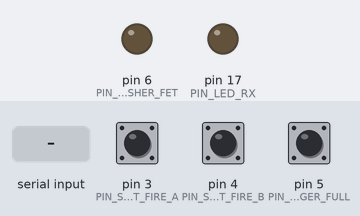
This sketch was run on a simulated Arduino Uno, built with avr-gcc and run on an emulated ATmega328P. Parts: output pins drawn as LEDs (lit = HIGH). The inputs (shaded band) are chosen by the test bench; at power-on: pin 5 (PIN_TRIGGER_FULL) HIGH, pin 3 (PIN_SELECT_FIRE_A) HIGH, pin 4 (PIN_SELECT_FIRE_B) HIGH. EEPROM starts erased; what the sketch prints to the serial monitor is not drawn.

Above: at 1.2 s.
1.3 s: pin 5 (PIN_TRIGGER_FULL) pulled LOW for 0.15 s
2.9 s: "?" received over Serial
Timing chart, 0 to 5.9 s (numbered marks = the images above; inputs shaded):
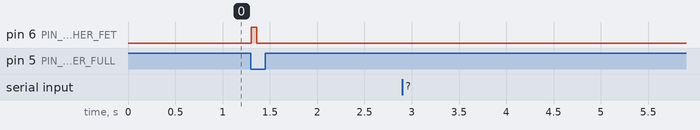

The sketch:

brushed_select_fire_code.ino
```cpp
/*
 * Swordfish Firmware
 * (c) 2019 Michael Ireland (Airzone)
 *
 * No commercial use allowed
 *
 * Use at your own risk
 *
 */

#include <Bounce2.h>
#include <EEPROM.h>

// Pin Definitions
#define PIN_SELECT_FIRE_A 3
#define PIN_SELECT_FIRE_B 4
#define PIN_TRIGGER_FULL 5
#define PIN_PUSHER_FET 6
#define PIN_LED_RX 17


// Configuration Options
byte BatteryS = 3;
byte BurstSize = 2;
byte TargetDPSBurst = 10;
byte TargetDPSAuto = 10;

// Modes
#define MODE_NORMAL 1
byte SystemMode = MODE_NORMAL;


// Pusher Controls
// Pusher 3S
#define PULSE_ON_TIME_3S 55
#define PULSE_RETRACT_TIME_3S 70
// Pusher 4S
#define PULSE_ON_TIME_4S 25   //15
#define PULSE_RETRACT_TIME_4S 85   //25
int PulseOnTime;
int PulseRetractTime;
#define SOLENOID_CYCLE_IDLE 0
#define SOLENOID_CYCLE_PULSE 1
#define SOLENOID_CYCLE_RETRACT 2
#define SOLENOID_CYCLE_COOLDOWN 3
byte CurrentSolenoidCyclePosition = SOLENOID_CYCLE_IDLE;
unsigned long LastSolenoidCycleStarted = 0;


// Firing Controls
#define FIRE_MODE_SINGLE 0
#define FIRE_MODE_BURST 1
#define FIRE_MODE_AUTO 2
#define FIRE_MODE_AUTO_LASTSHOT 3
#define FIRE_MODE_IDLE 4
byte CurrentFireMode = FIRE_MODE_SINGLE; // This is the user request based on the button state
byte ProcessingFireMode = FIRE_MODE_IDLE; // This is what will actually be fired.
bool ExecuteFiring = false; // Set to true when the Solenoid is supposed to move
int TimeBetweenShots = 0; // Calculated to lower ROF
long ShotsToFire = 0; // Number of shots in the queue
unsigned long LastShot = 0; // When the last shot took place.
byte TargetDPS = 10; // This is what the solenoid will operate at.
bool RequestShot = false; // Set to true to request the firing sequence to commence
bool RequestAutoStop = false; // Set to true to stop Full Auto


// Inputs
#define DebounceWindow 5 // Debounce Window = 5ms
Bounce FireFullTriggerBounce = Bounce();
Bounce ModeSelectABounce = Bounce();
Bounce ModeSelectBBounce = Bounce();


// Physical Switch Status
bool RevTriggerPressed = false; // Rev Trigger is Depressed
bool FireFullTriggerPressed = false; // Fire Trigger is Depressed
bool FireHalfTriggerPressed = false; // Fire Trigger is Depressed
bool ConfigModePressed = false; // Config button is Depressed


// Battery Controls
#define BATTERY_3S_MIN 9.6
#define BATTERY_3S_MAX 12.6
#define BATTERY_4S_MIN 12.8
#define BATTERY_4S_MAX 16.8
#define BATTERY_CALFACTOR 0.0 // Adjustment for calibration.
float BatteryMaxVoltage;
float BatteryMinVoltage;
float BatteryCurrentVoltage = 99.0;
bool BatteryFlat = false;


// Serial Comms
#define SERIAL_INPUT_BUFFER_MAX 25
char SerialInputBuffer[SERIAL_INPUT_BUFFER_MAX];
byte SavedMode = FIRE_MODE_SINGLE;
byte SavedBurstSize = 0;
bool HasSavedMode = false;
bool AutoFire = false;
int AutoFireMotorSpeed = 0;


// EEPROM Addresses
#define ADDR_BURST_SIZE 0
#define ADDR_DPS_BURST 1
#define ADDR_DPS_AUTO 2
#define ADDR_MOTOR_FULL 3
#define ADDR_MOTOR_HALF 4

void setup() {
  // Setial startup
  Serial.begin( 57600 ); // Debugging
  Serial.println( F("Booting") );

  // Set up debouncing
  Serial.println( F("Configuring Debouncing") );

  pinMode(PIN_TRIGGER_FULL, INPUT_PULLUP);
  FireFullTriggerBounce.attach( PIN_TRIGGER_FULL );
  FireFullTriggerBounce.interval( DebounceWindow );

  pinMode(PIN_SELECT_FIRE_A, INPUT_PULLUP);
  ModeSelectABounce.attach( PIN_SELECT_FIRE_A );
  ModeSelectABounce.interval( DebounceWindow );

  pinMode(PIN_SELECT_FIRE_B, INPUT_PULLUP);
  ModeSelectBBounce.attach( PIN_SELECT_FIRE_B );
  ModeSelectBBounce.interval( DebounceWindow );

  Serial.println( F("Debouncing Configured") );

  // Setup Pusher Outputs
  Serial.println( F("Configuring Pusher FET") );
  pinMode( PIN_PUSHER_FET, OUTPUT );
  digitalWrite( PIN_PUSHER_FET, LOW );


  // LED
  Serial.println( F("Configuring LED") );
  pinMode( PIN_LED_RX, OUTPUT );
  digitalWrite( PIN_LED_RX, LOW );

  Serial.println( F("Loading EEPROM") );
  LoadEEPROM();

  Serial.println( F("Detecting Battery") );
  // Setup Battery
  if( BatteryS == 3 )
  {
    Serial.println( F("Configuring for 3S Battery") );
    PulseOnTime = PULSE_ON_TIME_3S;
    PulseRetractTime = PULSE_RETRACT_TIME_3S;

    BatteryMaxVoltage = BATTERY_3S_MAX;
    BatteryMinVoltage = BATTERY_3S_MIN;
  }
  else
  {
    Serial.println( F("Configuring for 4S Battery") );
    PulseOnTime = PULSE_ON_TIME_4S;
    PulseRetractTime = PULSE_RETRACT_TIME_4S;

    BatteryMaxVoltage = BATTERY_4S_MAX;
    BatteryMinVoltage = BATTERY_4S_MIN;
  }

  SystemMode = MODE_NORMAL;
  Serial.println( F("Booted") );
}


void LoadEEPROM()
{
  bool CorruptData = false;

  BurstSize = EEPROM.read( ADDR_BURST_SIZE );
  TargetDPSBurst = EEPROM.read( ADDR_DPS_BURST );
  TargetDPSAuto = EEPROM.read( ADDR_DPS_AUTO );

  Serial.println( F("Read from EEPROM") );
  Serial.println( BurstSize );
  Serial.println( TargetDPSBurst );
  Serial.println( TargetDPSAuto );

  if( (BurstSize < 1) || (BurstSize > 99) ) CorruptData = true;
  if( (TargetDPSBurst < 1) || (TargetDPSBurst > 99) ) CorruptData = true;
  if( (TargetDPSAuto < 1) || (TargetDPSAuto > 99) ) CorruptData = true;

  FireFullTriggerBounce.update();
  int TriggerStatus = FireFullTriggerBounce.read();
  if( (TriggerStatus == HIGH) || CorruptData )
  {
    Serial.println( F("Something wrong with EEPROM or held trigger while booting") );
    Serial.println( CorruptData );
    Serial.println( TriggerStatus == LOW );
    Serial.println( (TriggerStatus == LOW) || CorruptData );
    BurstSize = 2;
    TargetDPSBurst = 10;
    TargetDPSAuto = 10;

    EEPROM.write( ADDR_BURST_SIZE, BurstSize );
    EEPROM.write( ADDR_DPS_BURST, TargetDPSBurst );
    EEPROM.write( ADDR_DPS_AUTO, TargetDPSAuto );
  }

  Serial.println( F("Initialised") );
  Serial.println( BurstSize );
  Serial.println( TargetDPSBurst );
  Serial.println( TargetDPSAuto );
}


/*
 * This is a boot time init sub to calcualte the Acceleration and
 * deceleration ramp rates of the motors.
 */


void loop() {
  ProcessButtons(); // Get User and Sensor input

  // Process Serial input
  if( ProcessSerialInput() )
  {
    ProcessSerialCommand();
  }

  // Process Firing Controls
  ProcessFiring();
  ProcessSolenoid();
}

bool ProcessSerialInput()
{
  bool SerialDataAvailable = false;
  if( Serial.available() != 0 )
    SerialDataAvailable = true;

  if( !SerialDataAvailable ) return false; // Ignore when there is no serial input

  static byte CurrentBufferPosition = 0;

  while(Serial.available() > 0)
  {
    char NextByte = 0;
    if( Serial.available() != 0 )
      NextByte = Serial.read();
    else
      NextByte = 0; //WTF is this happening??

    switch( NextByte )
    {
      case '#': // Starting new command
        CurrentBufferPosition = 0;
        break;
      case '$': // Ending command
        return true; // Jump out.. There's more data in the buffer, but we can read that next time around.
        break;
      case '?': // Presume help - Simulate DS
        SerialInputBuffer[0] = 'D';
        SerialInputBuffer[1] = 'S';
        return true;
        break;
      default: // Just some stuff coming through
        SerialInputBuffer[ CurrentBufferPosition ] = NextByte; // Insert into the buffer
        CurrentBufferPosition ++; // Move the place to the right
        if( CurrentBufferPosition >= SERIAL_INPUT_BUFFER_MAX ) CurrentBufferPosition = (SERIAL_INPUT_BUFFER_MAX - 1);  // Capture Overflows.
    }
  }

  return false;
}

void ProcessSerialCommand()
{
  char CommandHeader[3]; // Place the header into this buffer
  // Copy it using a lazy way
  CommandHeader[0] = SerialInputBuffer[0];
  CommandHeader[1] = SerialInputBuffer[1];
  CommandHeader[2] = 0;

  // Single Fire Full Command - SF
  if( (strcmp( CommandHeader, "SF" ) == 0) && (SystemMode == MODE_NORMAL) )
  {
    AutoFire = true;
    if( !HasSavedMode )
    {
      HasSavedMode = true;
      SavedMode = CurrentFireMode;
      SavedBurstSize = BurstSize;
    }
    CurrentFireMode = FIRE_MODE_SINGLE;
  }

  // Single Fire Half Command - SH
  if( (strcmp( CommandHeader, "SH" ) == 0) && (SystemMode == MODE_NORMAL) )
  {
    AutoFire = true;
    if( !HasSavedMode )
    {
      HasSavedMode = true;
      SavedMode = CurrentFireMode;
      SavedBurstSize = BurstSize;
    }
    CurrentFireMode = FIRE_MODE_SINGLE;
  }

  // Burst Fire Full Command - BF
  if( (strcmp( CommandHeader, "BF" ) == 0) && (SystemMode == MODE_NORMAL) )
  {
    AutoFire = true;
    if( !HasSavedMode )
    {
      HasSavedMode = true;
      SavedMode = CurrentFireMode;
      SavedBurstSize = BurstSize;
    }
    char IntValue[3] = { SerialInputBuffer[3], SerialInputBuffer[4], 0 };
    BurstSize = constrain( atoi( IntValue ), 1, 99 );
    CurrentFireMode = FIRE_MODE_BURST;
  }

  // Burst Fire Full Command - BH
  if( (strcmp( CommandHeader, "BH" ) == 0) && (SystemMode == MODE_NORMAL) )
  {
    AutoFire = true;
    if( !HasSavedMode )
    {
      HasSavedMode = true;
      SavedMode = CurrentFireMode;
      SavedBurstSize = BurstSize;
    }
    char IntValue[3] = { SerialInputBuffer[3], SerialInputBuffer[4], 0 };
    BurstSize = constrain( atoi( IntValue ), 1, 99 );
    CurrentFireMode = FIRE_MODE_BURST;
  }

  // Burst Size Command - BS
  if( (strcmp( CommandHeader, "BS" ) == 0) && (SystemMode == MODE_NORMAL) )
  {
    char IntValue[3] = { SerialInputBuffer[3], SerialInputBuffer[4], 0 };
    BurstSize = constrain( atoi( IntValue ), 1, 99 );
    EEPROM.write( ADDR_BURST_SIZE, BurstSize );
  }

  // Full Auto Rate Command - FR
  if( (strcmp( CommandHeader, "FR" ) == 0) && (SystemMode == MODE_NORMAL) )
  {
    char IntValue[3] = { SerialInputBuffer[3], SerialInputBuffer[4], 0 };
    TargetDPSAuto = constrain( atoi( IntValue ), 1, 99 );
    EEPROM.write( ADDR_DPS_AUTO, TargetDPSAuto );
  }

  // Burst Rate Command - BR
  if( (strcmp( CommandHeader, "BR" ) == 0) && (SystemMode == MODE_NORMAL) )
  {
    char IntValue[3] = { SerialInputBuffer[3], SerialInputBuffer[4], 0 };
    TargetDPSBurst = constrain( atoi( IntValue ), 1, 99 );
    EEPROM.write( ADDR_DPS_BURST, TargetDPSBurst );
  }


  // Query Device Command - QD
  if( strcmp( CommandHeader, "QD" ) == 0 )
  {
    Serial.println( F("#SF-OK$") );
  }

  // Query Voltage Command - QV
  if( strcmp( CommandHeader, "QV" ) == 0 )
  {
    char VoltBuffer[5];
    sprintf( VoltBuffer, "%3d", (int)(BatteryCurrentVoltage * 10) );
    VoltBuffer[4] = 0;
    VoltBuffer[3] = VoltBuffer[2];
    VoltBuffer[2] = '.';
    Serial.println( VoltBuffer );
  }

  // Display Settings - DS
  if( strcmp( CommandHeader, "DS" ) == 0 )
  {
    Serial.println( F("--------------------") );
    Serial.println( F("Blaster Settings:") );
    Serial.println( F("--------------------") );


    Serial.print( F("Burst Size = ") );
    Serial.println( BurstSize );
    Serial.println( F("Change with #BS-xx$  (xx = 01 - 99)\n") );

    Serial.print( F("ROF Burst = ") );
    Serial.println( TargetDPSBurst );
    Serial.println( F("Change with #BR-xx$  (xx = 01 - 99; Pusher Physical Limit Applies)\n") );

    Serial.print( F("ROF Auto = ") );
    Serial.println( TargetDPSAuto );
    Serial.println( F("Change with #FR-xx$  (xx = 01 - 99; Pusher Physical Limit Applies)") );
    Serial.println( F("--------------------\n") );

    Serial.println( F("--------------------") );
    Serial.println( F("Blaster Status:") );
    Serial.println( F("--------------------") );

    Serial.print( F("Full Trigger State = ") );
    Serial.println( FireFullTriggerPressed );

    Serial.println( F("--------------------\n") );
  }

}

/*
 * Process the manual commands leading to motor reving
 *
 * Logic:
 * If AutoRev is being performed, disconnect it when the half trigger is pulled.
 * We are looking for the following events:
 * If the Half Trigger is pressed, Rev to Speed A
 * If the Rev Trigger is pressed, and the Half Trigger is also pressed, Rev to Speed B
 * If the Rev Trigger is pressed, but the Half Trigger is not, then ignore the command.
 *
 */

// Process the firing request and queue up some darts to fire.
void ProcessFiring()
{
  if( !(SystemMode == MODE_NORMAL)) // Finish off the stroke unless in running or in ROF config mode
  {
    ShotsToFire = 0;
    if( ProcessingFireMode == FIRE_MODE_AUTO_LASTSHOT )
      ProcessingFireMode = FIRE_MODE_IDLE;
    return;
  }

  static unsigned long InitiatedAutoFire = 0;
  if( AutoFire )
  {
    if( InitiatedAutoFire == 0 ) // Started auto fire process. Start spinning the motors
    {
      InitiatedAutoFire = millis();
      return;
    }

    RequestShot = true;
  }
  else
  {
    InitiatedAutoFire = 0;
  }


  // Requesting Shot while we were doing nothing special
  if( RequestShot && (ProcessingFireMode == FIRE_MODE_IDLE) )
  {
    ProcessingFireMode = CurrentFireMode;
    switch( ProcessingFireMode )
    {
      case FIRE_MODE_SINGLE:
        ShotsToFire = 1; // Add another shot to the queue
        LastSolenoidCycleStarted = millis();
        ExecuteFiring = true;
        TargetDPS = 99; // Single fire mode is always flat out
        break;
      case FIRE_MODE_BURST:
        ShotsToFire = BurstSize; // Set the burst size
        LastSolenoidCycleStarted = millis();
        ExecuteFiring = true;
        TargetDPS = TargetDPSBurst;
        break;
      case FIRE_MODE_AUTO:
        ShotsToFire = 9999; // Set to something unreasonably high
        LastSolenoidCycleStarted = millis();
        ExecuteFiring = true;
        TargetDPS = TargetDPSAuto;
        break;
    }
  }
  else if( RequestAutoStop && (ProcessingFireMode == FIRE_MODE_AUTO) ) // Requesting Stop while firing in Full Auto
  {
    ProcessingFireMode = FIRE_MODE_AUTO_LASTSHOT;
    LastSolenoidCycleStarted = millis();
    ExecuteFiring = true;

    if( CurrentSolenoidCyclePosition == SOLENOID_CYCLE_PULSE )
    {
      ShotsToFire = 1;
    }
    else
    {
      ShotsToFire = 0;
    }
  }
}

// Make the solenoid do the things it's supposed to do
void ProcessSolenoid()
{
  if( !ExecuteFiring ) // Just skip if there is no firing to execute
  {
    return;
  }

  // Calculate duty cycle whenever the target changes.
  static byte PrevTargetDPS = 0;
  if( PrevTargetDPS != TargetDPS )
  {
    PrevTargetDPS = TargetDPS;
    if( TargetDPS == 99 ) // Full rate
    {
      TimeBetweenShots = 0;
    }
    else
    {
      int PulseOverhead = PulseOnTime + PulseRetractTime;
      int TotalPulseOverhead = PulseOverhead * TargetDPS;
      int FreeMS = 1000 - TotalPulseOverhead;
      if( FreeMS <= 0 )
      {
        TimeBetweenShots = 0; // Pusher won't achieve this rate
      }
      else
      {
        TimeBetweenShots = FreeMS / TargetDPS;
      }
    }
  }

  // We actually have nothing to do
  if( ProcessingFireMode == FIRE_MODE_IDLE )
  {
    return; // Solenoid is idling.
  }

  // We are apparently supposed to fire 0 darts... Typically for end-of-firing scenarios
  if( (ShotsToFire == 0) && (ProcessingFireMode != FIRE_MODE_IDLE) )
  {
    ProcessingFireMode = FIRE_MODE_IDLE;
    CurrentSolenoidCyclePosition = SOLENOID_CYCLE_IDLE;
    digitalWrite( PIN_PUSHER_FET, LOW );
    Serial.println( F("Finished shooting") );
    ExecuteFiring = false;
    if( AutoFire )
    {
      AutoFire = false;
      if( HasSavedMode )
      {
        BurstSize = SavedBurstSize;
        CurrentFireMode = SavedMode;
        RequestShot = false;
        HasSavedMode = false;
      }
    }
    return;
  }

  // Pulse solenoid on high
  if( (millis() - LastSolenoidCycleStarted) < PulseOnTime )
  {
    if( CurrentSolenoidCyclePosition != SOLENOID_CYCLE_PULSE )
    {
      //Serial.println( F("Start Pulse") );

      if( (SystemMode != MODE_NORMAL) ) // Don't fire unless the system m ode is normal
      {
        ShotsToFire = 0;
        Serial.println( F("Mag Out!!") );
        return;
      }

    }
    CurrentSolenoidCyclePosition = SOLENOID_CYCLE_PULSE;
    digitalWrite( PIN_PUSHER_FET, HIGH );
    return;
  }

  // Release solenoid for retraction
  if( (millis() - LastSolenoidCycleStarted) < (PulseOnTime + PulseRetractTime) )
  {
    if( CurrentSolenoidCyclePosition != SOLENOID_CYCLE_RETRACT )
    {
      //Serial.println( F("End Pulse") );
    }
    CurrentSolenoidCyclePosition = SOLENOID_CYCLE_RETRACT;
    digitalWrite( PIN_PUSHER_FET, LOW );
    return;
  }

  // Wait for the Global Cool Down... i.e. ROF adjustment
  if((millis() - LastSolenoidCycleStarted) < (PulseOnTime + PulseRetractTime + TimeBetweenShots))
  {
    if( CurrentSolenoidCyclePosition != SOLENOID_CYCLE_COOLDOWN )
    {
      //Serial.println( F("Cooling Down") );
    }
    CurrentSolenoidCyclePosition = SOLENOID_CYCLE_COOLDOWN;
    digitalWrite( PIN_PUSHER_FET, LOW );
    return;
  }

  // We have completed a single solenoid cycle. Return to idle, ready for the next shot.
  CurrentSolenoidCyclePosition = SOLENOID_CYCLE_IDLE;
  ShotsToFire -= 1;
  LastShot = millis();
  LastSolenoidCycleStarted = millis();
  Serial.println( F("Bang!!") );
}

/*
 * Process input from Buttons and Sensors.
 */
void ProcessButtons()
{
  FireFullTriggerBounce.update(); // Update the pin bounce state
  FireFullTriggerPressed = !(FireFullTriggerBounce.read());
  RequestShot = FireFullTriggerBounce.fell(); // Programatically keep track of the request for a shot
  RequestAutoStop = FireFullTriggerBounce.rose();

  // Determine the current firing mode
  ModeSelectABounce.update();
  ModeSelectBBounce.update();
  if( !AutoFire )
  {
    if( ModeSelectABounce.read() == LOW && ModeSelectBBounce.read() == HIGH && CurrentFireMode != FIRE_MODE_AUTO_LASTSHOT )
      CurrentFireMode = FIRE_MODE_AUTO;
    else if( ModeSelectABounce.read() == HIGH && ModeSelectBBounce.read() == HIGH )
      CurrentFireMode = FIRE_MODE_SINGLE;
    else if( ModeSelectABounce.read() == HIGH && ModeSelectBBounce.read() == LOW )
      CurrentFireMode = FIRE_MODE_BURST;
  }
}

// We are toggline between different system states here..
// Also handle the blasted configuration controls here... Because there's no special configuration screen
```

Measured:
- after the input at 1.3 s, pin 6 (PIN_PUSHER_FET): LOW → HIGH at once, → LOW 0.06 s later
- after the input at 2.9 s, every drawn part: stays the same
